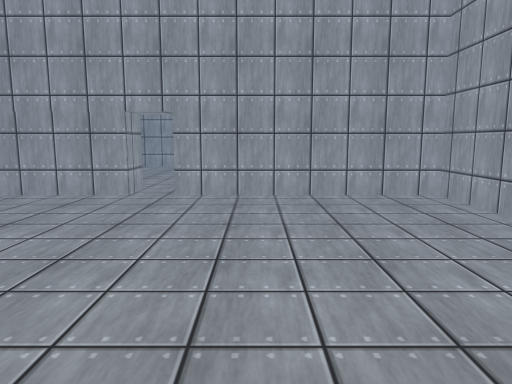
view 1 (above)

18 first-person views from a walk through a 3-D level made in the Unity game engine. The camera is 1.5 m above the floor, tilts 8° down and sees 70° across. The floor is counted in squares, 1 m on a side. Each view is taken from the middle of a square. On the plan, view 1 faces up. The plan holds only what a view shows up to about 16 squares ahead; the rest is blank. Surface patterns are stand-ins for the level's own textures.

view 2
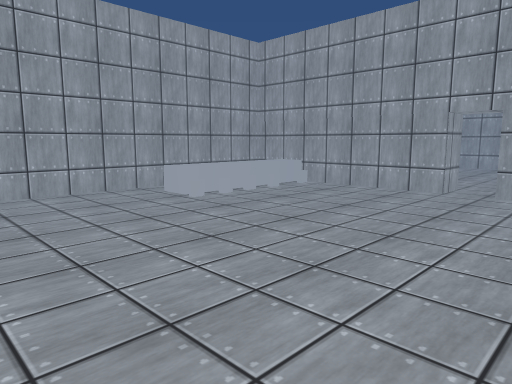

view 3
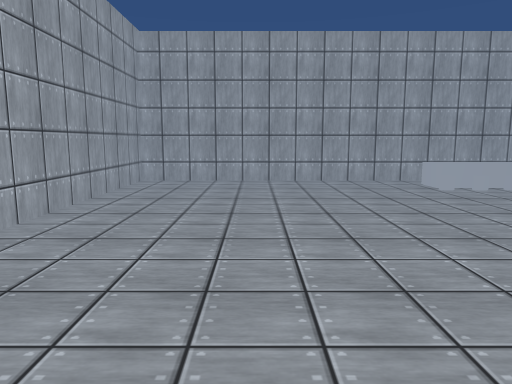

view 4
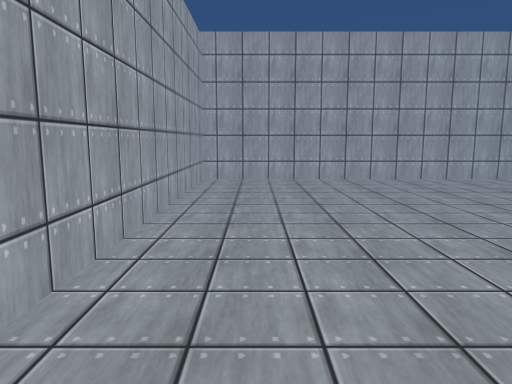

view 5
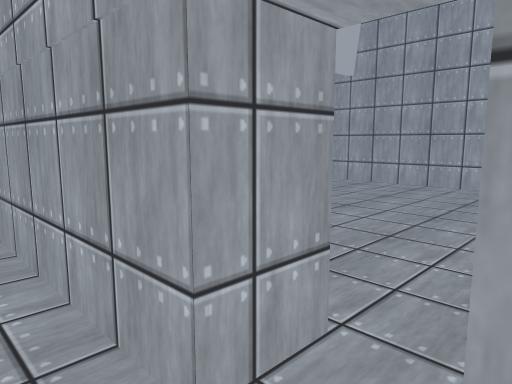

view 6
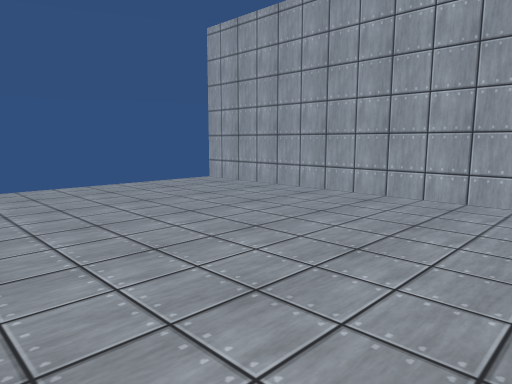

view 7
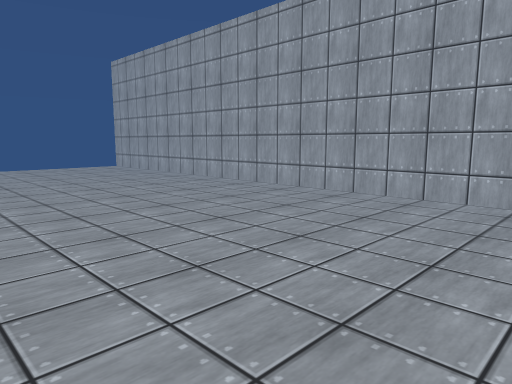

view 8
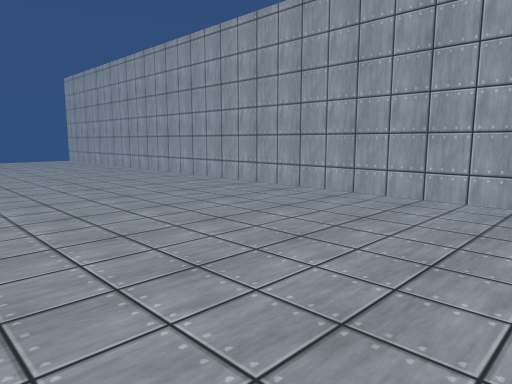

view 9
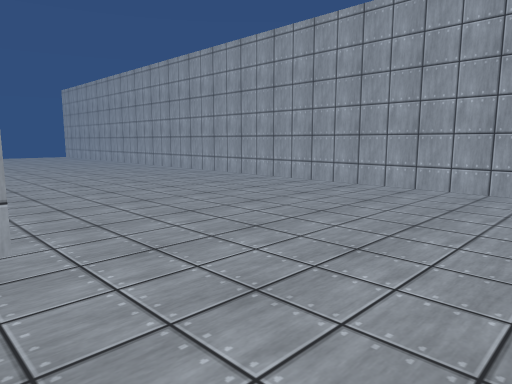

view 10
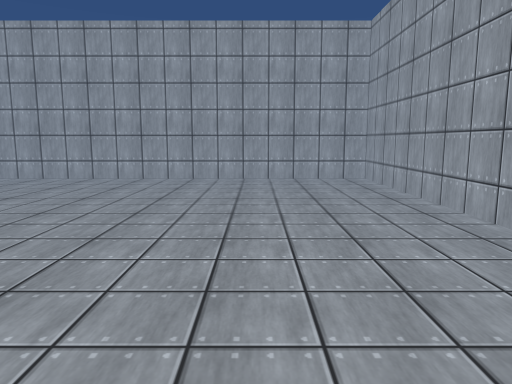

view 11
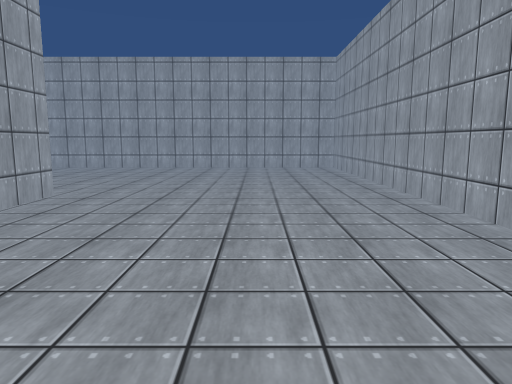

view 12
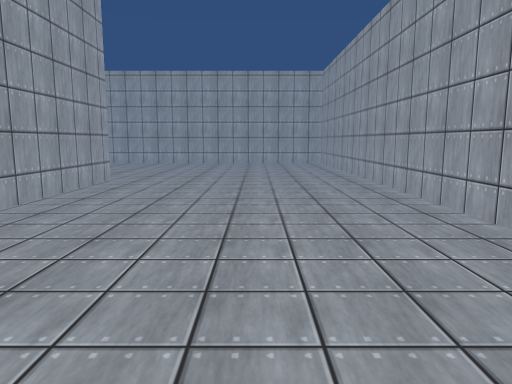

view 13
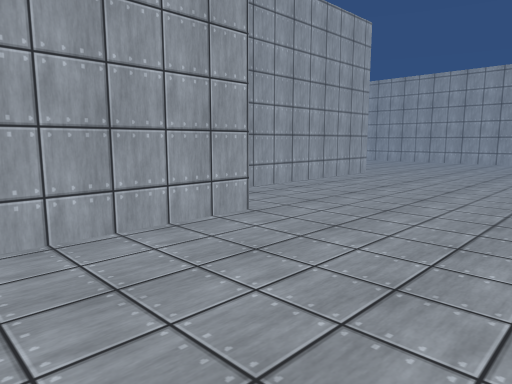

view 14
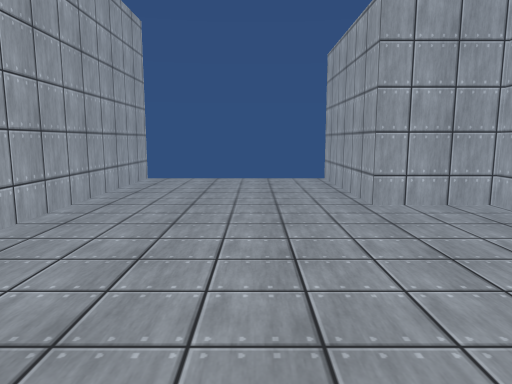

view 15
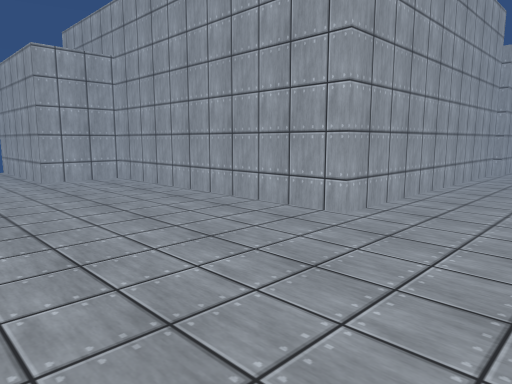

view 16
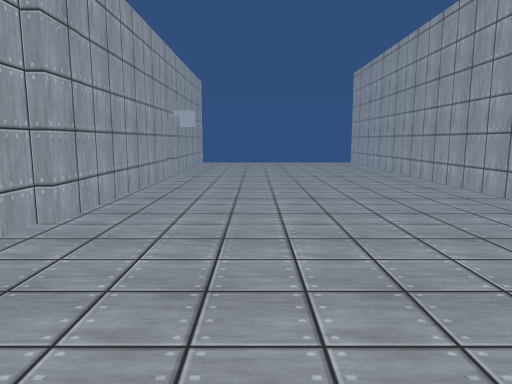

view 17
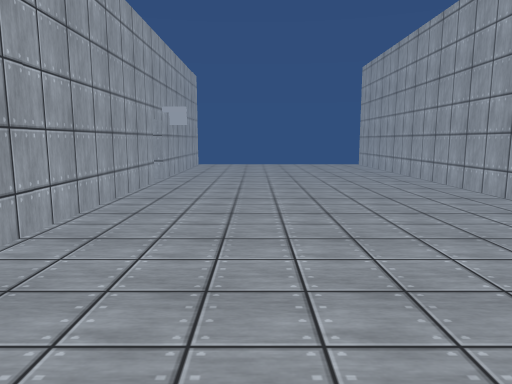

view 18
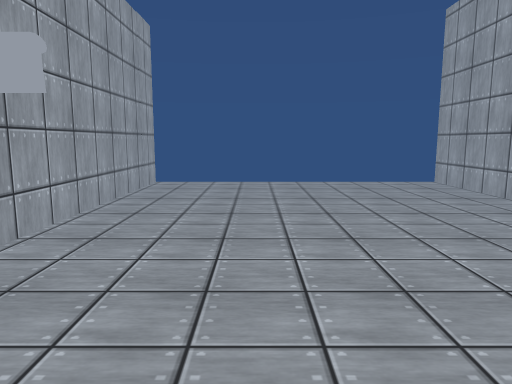

### Floor plan
Points are (right, up) in squares from view 1. A wall is a line through its corners. A room is listed if a view was taken in it or the views show most of it. See-through windows are left out.
Room 1 (views 1, 2, 3, 4, 5)
walls: (-3.5, 11.3) (-3.5, 10) (-10.9, 10) (-10.9, -5.3) (5, -5.3) (5, 10) (-2.2, 10)
low walls: (-8.6, 10.1) (-8.6, 4.8) (-9.8, 4.8)
ways out: opening at (-3, 10.5) to room 2
Room 2 (views 6, 7, 8, 9, 10, 11, 12, 13, 14, 15, 16, 17, 18)
walls: (6.4, 11) (18.4, 11) (18.4, 0.5) (21.3, 0.5) (21.3, -5.6); (-2.2, 11.3) (6.5, 11.3); (-12.4, 11.3) (-3.5, 11.3); (28.4, -5.6) (28.4, 21.6) (-12.4, 21.6)
ways out: opening at (-3, 10.5) to room 1

Where each view was taken, in squares from view 1:
view 1: 0 up, 0 right, facing up
view 2: 1 down, 0 right, facing up-left
view 3: 1 down, 3 right, facing left
view 4: 9 up, 3 right, facing down
view 5: 9 up, 2 left, facing up-left
view 6: 12 up, 0 right, facing up-left
view 7: 12 up, 9 right, facing up-left
view 8: 12 up, 17 right, facing up-left
view 9: 10 up, 24 right, facing up-left
view 10: 7 up, 24 right, facing up
view 11: 1 up, 24 right, facing up
view 12: 3 down, 24 right, facing up
view 13: 5 down, 27 right, facing up-left
view 14: 9 up, 24 right, facing down
view 15: 15 up, 25 right, facing down-left
view 16: 15 up, 13 right, facing left
view 17: 15 up, 11 right, facing left
view 18: 15 up, 1 right, facing left
